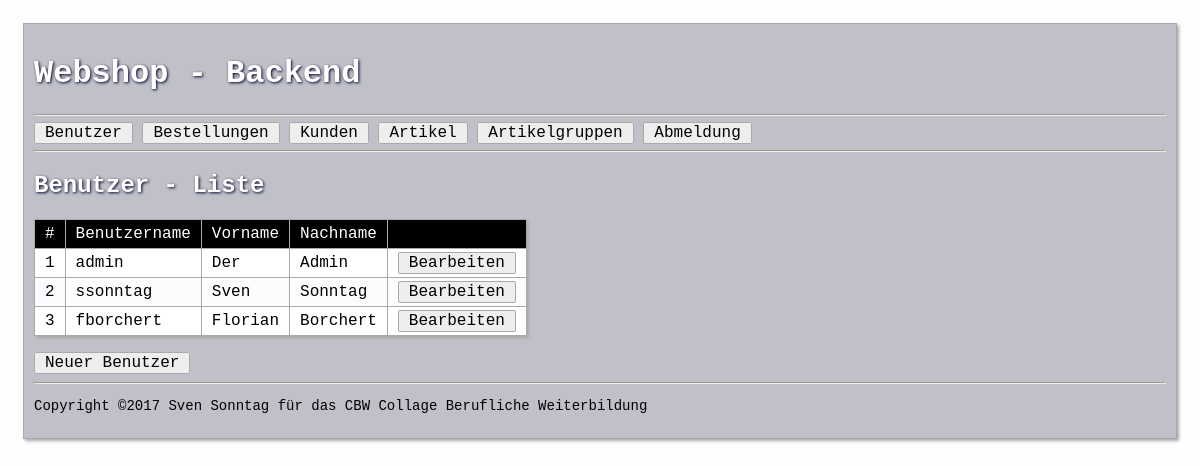
Screenshot of /admin/index.php?module=backenduser&action=list (signed in) with the database file from the repository.
### tables this page shows
CREATE TABLE IF NOT EXISTS `backendusers` (
`id` int(6) NOT NULL,
  `login_name` varchar(64) NOT NULL,
  `login_password` varchar(255) DEFAULT NULL,
  `firstname` varchar(128) DEFAULT NULL,
  `lastname` varchar(128) DEFAULT NULL
);

### inc/shopFunctions.php (called while the page is built, shortened)
<?php
function getRequestValue($name) {
    $value = isset($_REQUEST[$name]) ? $_REQUEST[$name] : null;
    return $value;
}

### admin/models/Backenduser.php (called while the page is built, shortened)
<?php
class Backenduser {
    public static function findAll($database, $sortCriteria) {
        if (!isset($sortCriteria)) {
            $sortCriteria = "id";
        }
        $stmt = $database->prepare('SELECT id, login_name, firstname, lastname FROM backendusers ORDER BY ' . $sortCriteria);
        try {
            $stmt->execute();
        } catch (PDOException $error) {
            showFatalError("Database Error: " . $error->getMessage());
        }
        $result = $stmt->fetchAll();
        return $result;
    }
}

### admin/views/backenduserList.php (the view)
<?php
include ("_head.php");
?>
<table>
    <tr>
        <th><a href="index.php?module=backenduser&action=list&sort=id">#</a></th>
        <th><a href="index.php?module=backenduser&action=list&sort=login_name">Benutzername</a></th>
        <th><a href="index.php?module=backenduser&action=list&sort=firstname">Vorname</a></th>
        <th><a href="index.php?module=backenduser&action=list&sort=lastname">Nachname</a></th>
        <th></th>
    </tr>
    <?php foreach ($allBackendUsers as $user) { ?>
        <tr>
            <td><?php echo $user["id"]; ?></td>
            <td><?php echo $user["login_name"]; ?></td>
            <td><?php echo $user["firstname"]; ?></td>
            <td><?php echo $user["lastname"]; ?></td>
            <td><a class="shop-button" href="index.php?module=backenduser&action=edit&id=<?php echo $user["id"]; ?>">Bearbeiten</a></td>
        </tr>
    <?php } ?>
</table>
<br>
<a class="shop-button" href="index.php?module=backenduser&action=edit">Neuer Benutzer</a>
<?php
include ("_footer.php");
?>

### css/backend_style.css (style rules this page uses)
* { font-family: "Courier New", Courier, monospace; }
html { overflow-y:scroll; }
body { background-color: #fefefe; padding-left: 15px; padding-right: 15px; padding-top: 15px; }
table { border-collapse: collapse; background-color: #fff; box-shadow: 2px 2px 3px darkgrey; }
td, th { border: 1px solid darkgrey; padding: 5px 10px; }
th { background-color: #000; color: #fff; font-weight: normal; }
tr:nth-child(odd) { background-color: #fcfcff; }
.shop-button { text-decoration: none; background-color: #eee; color: black; border: 1px solid #aaa; padding: 1px 10px; border-radius: 2px; }
th a { text-decoration: none; color: white; }

### rows the page displays
backendusers: id "1", login_name "admin", firstname "Der", lastname "Admin"
backendusers: id "2", login_name "ssonntag", firstname "Sven", lastname "Sonntag"
backendusers: id "3", login_name "fborchert", firstname "Florian", lastname "Borchert"

### other values shown
$appTitle "Benutzer - Liste"
